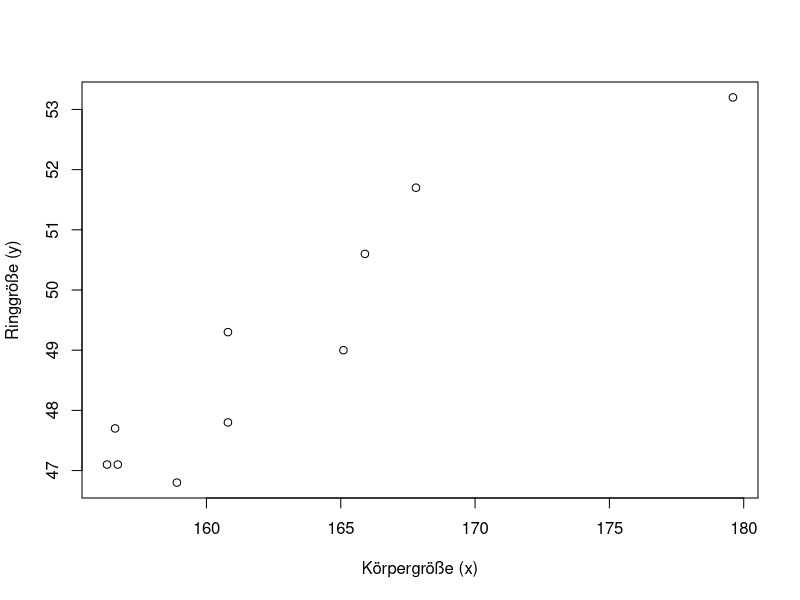
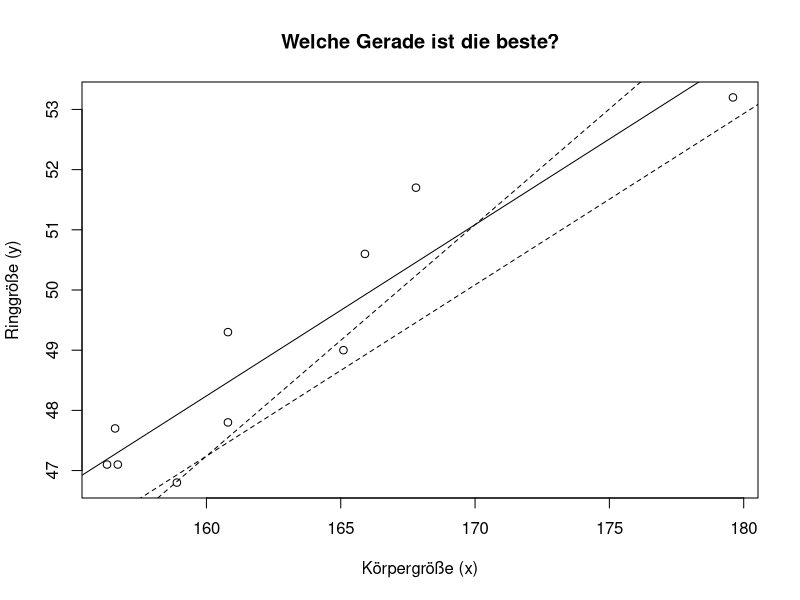

The R source for these figures, in order:
## ---- chunk 1
set.seed(20160511)
n <- 10
x <- runif(n,155,180)
y <- 0+0.3*x+rnorm(n,sd=.8)
mod <- lm(y~x)

x <- round(x,1)
y <- round(y,1)

plot(x,y, xlab="Körpergröße (x)", ylab="Ringgröße (y)")
## ---- chunk 2
plot(x,y, xlab="Körpergröße (x)", ylab="Ringgröße (y)", main="Welche Gerade ist die beste?")

abline(mod)
abline(coef(mod)[1] - 17,
       coef(mod)[2] + 0.1,
       lty=2)
abline(coef(mod)[1] - 1,
       coef(mod)[2],
       lty=2)
